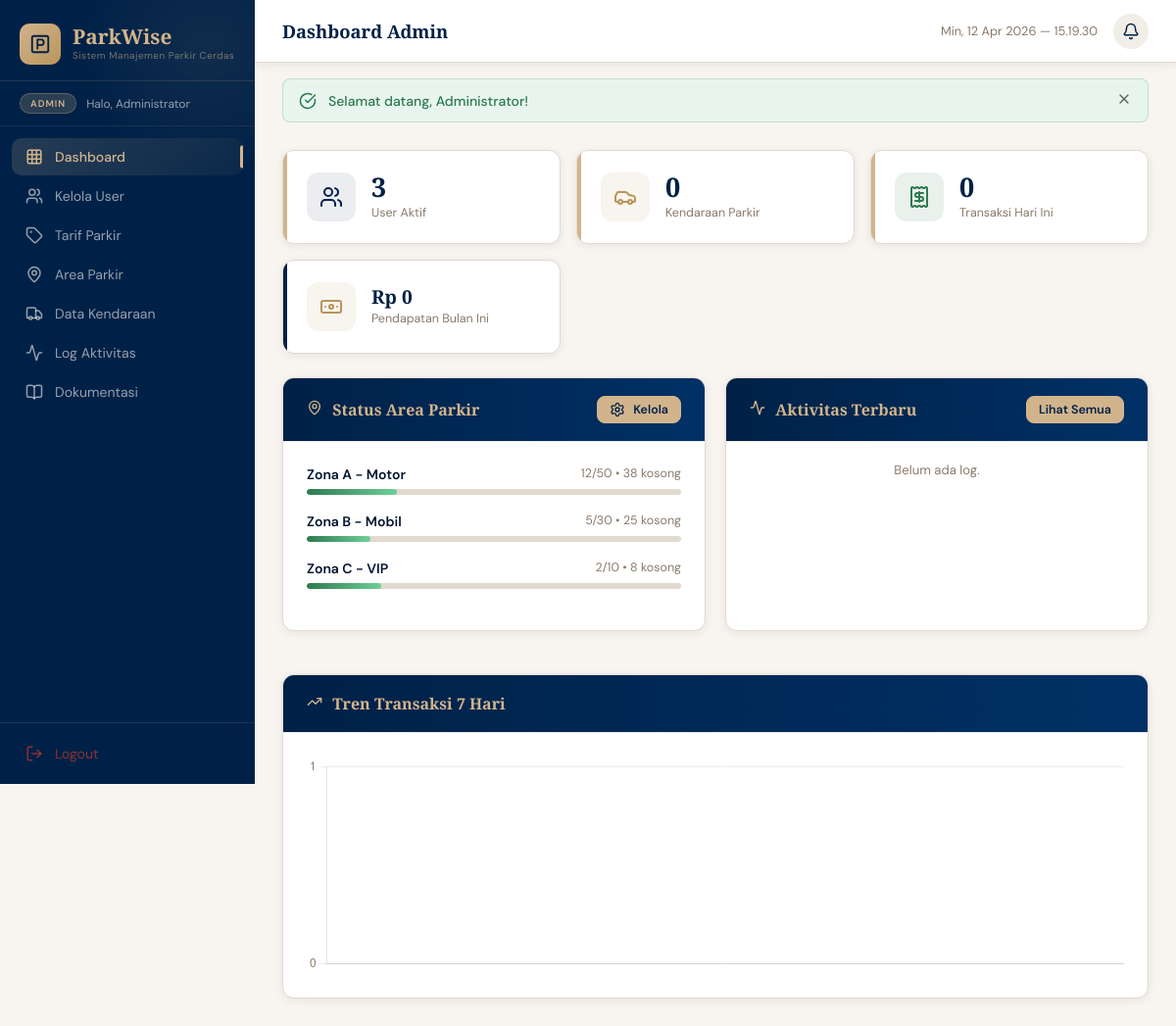
Page /modules/admin/dashboard.php (signed in) on the committed database.
### tables this page shows
CREATE TABLE IF NOT EXISTS tb_area_parkir (
    id_area    INT(11) NOT NULL AUTO_INCREMENT,
    nama_area  VARCHAR(50) NOT NULL,
    kapasitas  INT(5) NOT NULL DEFAULT 0,
    terisi     INT(5) NOT NULL DEFAULT 0,
    PRIMARY KEY (id_area),
    INDEX idx_nama_area (nama_area)
);

### includes/config.php (called while the page is built, shortened)
<?php
function currentRole(): string {
    return $_SESSION['role'] ?? '';
}
function currentUserName(): string {
    return htmlspecialchars($_SESSION['nama_lengkap'] ?? '', ENT_QUOTES);
}
function getFlash(): ?array {
    if (isset($_SESSION['flash'])) {
        $flash = $_SESSION['flash'];
        return $flash;
    }
    return null;
}
function formatRupiah(float $nominal): string {
    return 'Rp ' . number_format($nominal, 0, ',', '.');
}

### modules/admin/dashboard.php (the view, shortened to what this page needs)
<?php
require_once __DIR__ . '/../../includes/config.php';
$pageTitle  = 'Dashboard Admin';
$activePage = 'dashboard';
$stats = [];
$r = $pdo->query('SELECT COUNT(*) FROM tb_user WHERE status_aktif = 1');
$stats['total_user'] = (int)$r->fetchColumn();
$r = $pdo->query("SELECT COUNT(*) FROM tb_transaksi WHERE DATE(waktu_masuk) = CURDATE()");
$stats['trx_hari_ini'] = (int)$r->fetchColumn();
$r = $pdo->query("SELECT COUNT(*) FROM tb_transaksi WHERE status = 'masuk'");
$stats['parkir_aktif'] = (int)$r->fetchColumn();
$r = $pdo->query("SELECT COALESCE(SUM(biaya_total),0) FROM tb_transaksi WHERE status='keluar' AND MONTH(waktu_keluar)=MONTH(CURDATE()) AND YEAR(waktu_keluar)=YEAR(CURDATE())");
$stats['pendapatan_bulan'] = (float)$r->fetchColumn();
$areas = $pdo->query('SELECT * FROM tb_area_parkir ORDER BY id_area LIMIT 10')->fetchAll();
$logs = $pdo->query(
    'SELECT l.*, u.nama_lengkap FROM tb_log_aktivitas l
     LEFT JOIN tb_user u ON l.id_user = u.id_user
     ORDER BY l.waktu_aktivitas DESC LIMIT 10'
)->fetchAll();
$trx7 = $pdo->query(
    "SELECT DATE(waktu_masuk) AS tgl, COUNT(*) AS total
     FROM tb_transaksi
     WHERE waktu_masuk >= DATE_SUB(CURDATE(), INTERVAL 6 DAY)
     GROUP BY DATE(waktu_masuk)
     ORDER BY tgl ASC"
)->fetchAll();
require_once __DIR__ . '/../../includes/layout_top.php';
?>
<div class="stats-grid">
  <div class="stat-card">
    <div class="stat-icon stat-icon-oxford"><i data-lucide="users"></i></div>
    <div class="stat-info">
      <div class="stat-value"><?= $stats['total_user'] ?></div>
      <div class="stat-label">User Aktif</div>
    </div>
  </div>
  <div class="stat-card">
    <div class="stat-icon stat-icon-tan"><i data-lucide="car"></i></div>
    <div class="stat-info">
      <div class="stat-value"><?= $stats['parkir_aktif'] ?></div>
      <div class="stat-label">Kendaraan Parkir</div>
    </div>
  </div>
  <div class="stat-card">
    <div class="stat-icon stat-icon-green"><i data-lucide="receipt"></i></div>
    <div class="stat-info">
      <div class="stat-value"><?= $stats['trx_hari_ini'] ?></div>
      <div class="stat-label">Transaksi Hari Ini</div>
    </div>
  </div>
  <div class="stat-card card-oxford">
    <div class="stat-icon stat-icon-tan"><i data-lucide="banknote"></i></div>
    <div class="stat-info">
      <div class="stat-value" style="font-size:1.2rem;"><?= formatRupiah($stats['pendapatan_bulan']) ?></div>
      <div class="stat-label">Pendapatan Bulan Ini</div>
    </div>
  </div>
</div>
<div style="display:grid;grid-template-columns:1fr 1fr;gap:20px;flex-wrap:wrap;">
  <div class="panel">
    <div class="panel-header">
      <h2><i data-lucide="map-pin" style="display:inline;width:16px;height:16px;margin-right:6px;"></i> Status Area Parkir</h2>
      <a href="<?= BASE_URL ?>/modules/admin/area.php" class="btn btn-tan btn-sm"><i data-lucide="settings"></i> Kelola</a>
    </div>
    <div class="panel-body">
      <?php if (empty($areas)): ?>
        <p class="text-muted text-center">Belum ada area parkir.</p>
      <?php else: ?>
        <?php foreach ($areas as $a):
          $pct = $a['kapasitas'] > 0 ? round(($a['terisi'] / $a['kapasitas']) * 100) : 0;
          $sisa = $a['kapasitas'] - $a['terisi'];
        ?>
        <div style="margin-bottom:18px;">
          <div class="d-flex justify-between" style="margin-bottom:4px;">
            <span style="font-weight:600;font-size:0.875rem;"><?= htmlspecialchars($a['nama_area']) ?></span>
            <span class="text-muted text-small"><?= $a['terisi'] ?>/<?= $a['kapasitas'] ?> • <?= $sisa ?> kosong</span>
          </div>
          <div class="capacity-bar">
            <div class="capacity-fill <?= $pct >= 90 ? 'full' : ($pct >= 70 ? 'warn' : '') ?>"
                 data-pct="<?= $pct ?>" style="width:0%"></div>
          </div>
        </div>
        <?php endforeach; ?>
      <?php endif; ?>
    </div>
  </div>
  <div class="panel">
    <div class="panel-header">
      <h2><i data-lucide="activity" style="display:inline;width:16px;height:16px;margin-right:6px;"></i> Aktivitas Terbaru</h2>
      <a href="<?= BASE_URL ?>/modules/admin/log.php" class="btn btn-tan btn-sm">Lihat Semua</a>
    </div>
    <div class="panel-body" style="padding:0;">
      <?php if (empty($logs)): ?>
        <p class="text-muted text-center" style="padding:20px;">Belum ada log.</p>
      <?php endif; ?>
    </div>
  </div>
</div>
<div class="panel mt-0" style="margin-top:20px;">
  <div class="panel-header">
    <h2><i data-lucide="trending-up" style="display:inline;width:16px;height:16px;margin-right:6px;"></i> Tren Transaksi 7 Hari</h2>
  </div>
  <div class="panel-body">
    <canvas id="trendChart" height="80"></canvas>
  </div>
</div>
<script>
const trx7 = <?= json_encode(array_column($trx7, 'total')) ?>;
const lbls  = <?= json_encode(array_map(fn($r) => date('d M', strtotime($r['tgl'])), $trx7)) ?>;
new Chart(document.getElementById('trendChart'), {
  type: 'bar',
  data: {
    labels: lbls,
    datasets: [{
      label: 'Transaksi',
      data: trx7,
      backgroundColor: 'rgba(0,33,71,0.75)',
      borderRadius: 6,
      borderSkipped: false,
    }]
  },
  options: {
    responsive: true,
    plugins: { legend: { display: false } },
    scales: {
      y: { beginAtZero: true, grid: { color: '#f1ede7' }, ticks: { color: '#8a7a6a', stepSize: 1 } },
      x: { grid: { display: false }, ticks: { color: '#8a7a6a' } }
    }
  }
});
</script>
<?php require_once __DIR__ . '/../../includes/layout_bot.php'; ?>

### includes/layout_top.php (shortened to what this page needs)
<?php
$flash = getFlash();
$role  = currentRole();
$navMap = [
    'admin' => [
        ['icon' => 'grid',       'label' => 'Dashboard',      'href' => BASE_URL . '/modules/admin/dashboard.php',  'key' => 'dashboard'],
        ['icon' => 'users',      'label' => 'Kelola User',     'href' => BASE_URL . '/modules/admin/user.php',       'key' => 'user'],
        ['icon' => 'tag',        'label' => 'Tarif Parkir',    'href' => BASE_URL . '/modules/admin/tarif.php',      'key' => 'tarif'],
        ['icon' => 'map-pin',    'label' => 'Area Parkir',     'href' => BASE_URL . '/modules/admin/area.php',       'key' => 'area'],
        ['icon' => 'truck',      'label' => 'Data Kendaraan',  'href' => BASE_URL . '/modules/admin/kendaraan.php',  'key' => 'kendaraan'],
        ['icon' => 'activity',   'label' => 'Log Aktivitas',   'href' => BASE_URL . '/modules/admin/log.php',        'key' => 'log'],
        ['icon' => 'book-open',  'label' => 'Dokumentasi',     'href' => BASE_URL . '/docs/index.php',               'key' => 'docs'],
    ],
    'petugas' => [
        ['icon' => 'grid',       'label' => 'Dashboard',       'href' => BASE_URL . '/modules/petugas/dashboard.php','key' => 'dashboard'],
        ['icon' => 'log-in',     'label' => 'Kendaraan Masuk', 'href' => BASE_URL . '/modules/petugas/masuk.php',   'key' => 'masuk'],
        ['icon' => 'log-out',    'label' => 'Kendaraan Keluar','href' => BASE_URL . '/modules/petugas/keluar.php',  'key' => 'keluar'],
        ['icon' => 'file-text',  'label' => 'Riwayat Transaksi','href' => BASE_URL . '/modules/petugas/riwayat.php','key' => 'riwayat'],
        ['icon' => 'book-open',  'label' => 'Dokumentasi',     'href' => BASE_URL . '/docs/index.php',              'key' => 'docs'],
    ],
    'owner' => [
        ['icon' => 'grid',       'label' => 'Dashboard',       'href' => BASE_URL . '/modules/owner/dashboard.php', 'key' => 'dashboard'],
        ['icon' => 'bar-chart-2','label' => 'Rekap Transaksi', 'href' => BASE_URL . '/modules/owner/rekap.php',     'key' => 'rekap'],
        ['icon' => 'book-open',  'label' => 'Dokumentasi',     'href' => BASE_URL . '/docs/index.php',              'key' => 'docs'],
    ],
];
$navItems = $navMap[$role] ?? [];
$activePage = $activePage ?? 'dashboard';
$pageTitle  = $pageTitle  ?? APP_NAME;
?>
<!DOCTYPE html>
<html lang="id">
<head>
<link rel="stylesheet" href="<?= BASE_URL ?>/assets/css/style.css">
</head>
<body>
<aside class="sidebar" id="sidebar">
  <div class="sidebar-brand">
    <div class="brand-icon">
      <i data-lucide="parking-square"></i>
    </div>
    <div class="brand-text">
      <span class="brand-name"><?= APP_NAME ?></span>
      <span class="brand-tag"><?= APP_TAGLINE ?></span>
    </div>
  </div>
  <div class="sidebar-role-badge">
    <span class="role-pill role-<?= $role ?>"><?= strtoupper($role) ?></span>
    <span class="user-greeting">Halo, <?= currentUserName() ?></span>
  </div>
  <nav class="sidebar-nav">
    <?php foreach ($navItems as $item): ?>
    <a href="<?= $item['href'] ?>"
       class="nav-item <?= ($activePage === $item['key']) ? 'active' : '' ?>">
      <i data-lucide="<?= $item['icon'] ?>"></i>
      <span><?= $item['label'] ?></span>
      <?php if ($activePage === $item['key']): ?><div class="nav-active-bar"></div><?php endif; ?>
    </a>
    <?php endforeach; ?>
  </nav>
  <div class="sidebar-footer">
    <a href="<?= BASE_URL ?>/logout.php" class="nav-item nav-logout" onclick="return confirm('Yakin ingin logout?')">
      <i data-lucide="log-out"></i>
      <span>Logout</span>
    </a>
  </div>
</aside>
<div class="main-wrapper">
  <header class="topbar">
    <div class="topbar-title">
      <h1><?= htmlspecialchars($pageTitle) ?></h1>
    </div>
    <div class="topbar-right">
      <div class="topbar-time" id="topbarTime"></div>
      <div class="topbar-notif" id="topbarNotif">
        <i data-lucide="bell"></i>
      </div>
    </div>
  </header>
  <?php if ($flash): ?>
  <div class="flash flash-<?= $flash['type'] ?>" id="flashMsg">
    <i data-lucide="<?= $flash['type'] === 'success' ? 'check-circle' : 'alert-circle' ?>"></i>
    <span><?= htmlspecialchars($flash['msg']) ?></span>
    <button onclick="this.parentElement.remove()"><i data-lucide="x"></i></button>
  </div>
  <?php endif; ?>
  <main class="content-area">

### includes/layout_bot.php (shortened to what this page needs)
  </main>
</div>
</body>
</html>

### rows in the picture
tb_area_parkir: nama_area "Zona A - Motor", terisi "12", kapasitas "50", sisa "38"
tb_area_parkir: nama_area "Zona B - Mobil", terisi "5", kapasitas "30", sisa "25"
tb_area_parkir: nama_area "Zona C - VIP", terisi "2", kapasitas "10", sisa "8"

### other values in the picture
APP_NAME "ParkWise"
APP_TAGLINE "Sistem Manajemen Parkir Cerdas"
$role "ADMIN"
currentUserName() "Administrator"
$item['label'] "Dashboard"
$item['label'] "Kelola User"
$item['label'] "Tarif Parkir"
$item['label'] "Area Parkir"
$item['label'] "Data Kendaraan"
$item['label'] "Log Aktivitas"
$item['label'] "Dokumentasi"
$pageTitle "Dashboard Admin"
$flash['msg'] "Selamat datang, Administrator!"
$stats['total_user'] "3"
$stats['parkir_aktif'] "0"
